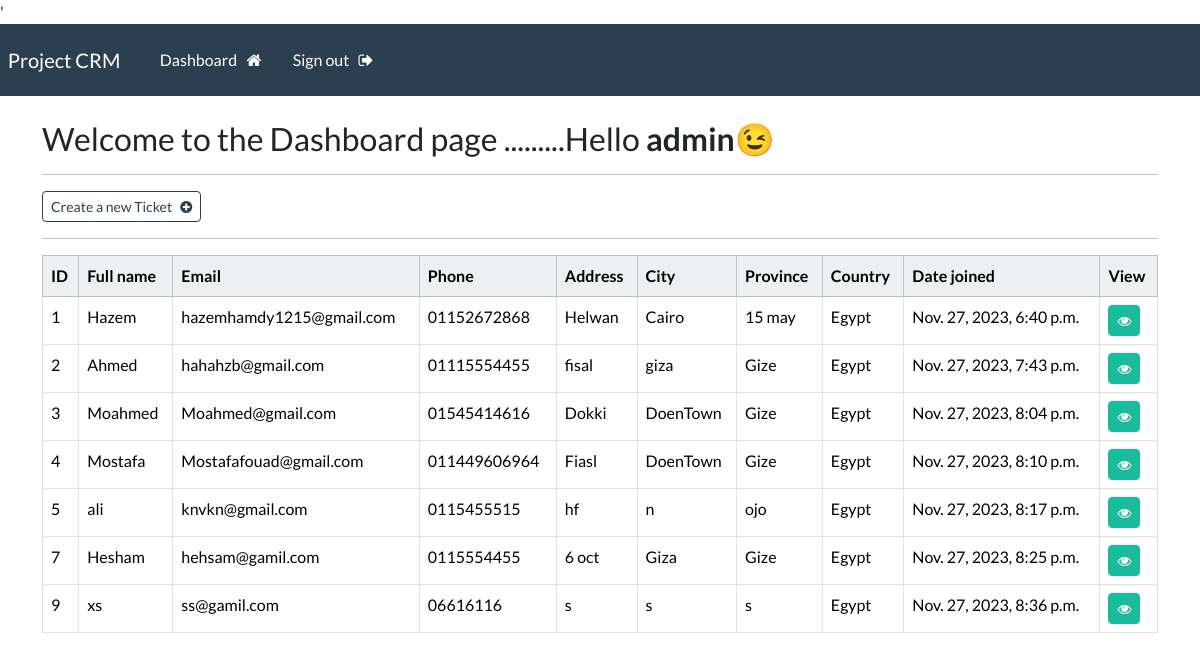
The page /dashboard (signed in) on the database its author committed.
### webapp/models.py (models this page shows, shortened)
class Record(models.Model):
    creation_date = models.DateTimeField(auto_now_add=True)
    first_name = models.CharField(max_length=50)
    last_name = models.CharField(max_length=50)
    email = models.EmailField(unique=True)
    Phone = models.CharField(max_length=50)
    address = models.CharField(max_length=50)
    city = models.CharField(max_length=50)
    province = models.CharField(max_length=50)
    country = models.CharField(max_length=50)

### webapp/views.py (the view)
# urls.py: path('dashboard', views.dashboard, name='dashboard'),
@login_required(login_url='my_login')
def dashboard(request):
    my_record = Record.objects.all()
    context = {'records': my_record}
    return render(request, 'webapp/dashboard.html', context)

### webapp/templates/webapp/dashboard.html
{% extends 'webapp/base.html' %}
{%load crispy_forms_tags %}
{% block content %}
<h3>
  Welcome to the Dashboard page .........Hello <strong>{{user}}😉</strong>
</h3>
<hr />
<a class="btn btn-outline-primary btn-sm" href="{% url 'create_record' %}"
  >Create a new Ticket &nbsp;
  <i class="fa fa-plus-circle" aria-hidden="true"></i>
</a>
<hr />
<table class="table table-bordered table-hover">
  <thead class="table-light">
    <tr>
      <th scope="col">ID</th>
      <th scope="col">Full name</th>
      <th scope="col">Email</th>
      <th scope="col">Phone</th>
      <th scope="col">Address</th>
      <th scope="col">City</th>
      <th scope="col">Province</th>
      <th scope="col">Country</th>
      <th scope="col">Date joined</th>
      <th scope="col">View</th>
    </tr>
  </thead>
  <tbody>
    {% if records %}
    {% for record in records %}
    <tr>
      <td>{{record.id}}</td>
      <td>{{record.first_name}}</td>
      <td>{{record.email}}</td>
      <td>{{record.Phone}}</td>
      <td>{{record.address}}</td>
      <td>{{record.city}}</td>
      <td>{{record.province}}</td>
      <td>{{record.country}}</td>
      <td>{{record.creation_date}}</td>
      <td> <a class="btn btn-success btn-sm" href="{% url 'record' record.id %}"> <i class="fa fa-eye" aria-hidden="true"></i/a></td>
    </tr>
    {% endfor %} {% endif %}
  </tbody>
</table>
{% endblock content %}

### rows shown on the page
Record: id "1", first_name "Hazem", email "hazemhamdy1215@gmail.com", Phone "01152672868", address "Helwan", city "Cairo", province "15 may", country "Egypt", creation_date "Nov. 27, 2023, 6:40 p.m."
Record: id "2", first_name "Ahmed", email "hahahzb@gmail.com", Phone "01115554455", address "fisal", city "giza", province "Gize", country "Egypt", creation_date "Nov. 27, 2023, 7:43 p.m."
Record: id "3", first_name "Moahmed", email "Moahmed@gmail.com", Phone "01545414616", address "Dokki", city "DoenTown", province "Gize", country "Egypt", creation_date "Nov. 27, 2023, 8:04 p.m."
Record: id "4", first_name "Mostafa", email "Mostafafouad@gmail.com", Phone "011449606964", address "Fiasl", city "DoenTown", province "Gize", country "Egypt", creation_date "Nov. 27, 2023, 8:10 p.m."
Record: id "5", first_name "ali", email "knvkn@gmail.com", Phone "0115455515", address "hf", city "n", province "ojo", country "Egypt", creation_date "Nov. 27, 2023, 8:17 p.m."
Record: id "7", first_name "Hesham", email "hehsam@gamil.com", Phone "0115554455", address "6 oct", city "Giza", province "Gize", country "Egypt", creation_date "Nov. 27, 2023, 8:25 p.m."
Record: id "9", first_name "xs", email "ss@gamil.com", Phone "06616116", address "s", city "s", province "s", country "Egypt", creation_date "Nov. 27, 2023, 8:36 p.m."

### other values the page prints
{{ user }} "admin"
